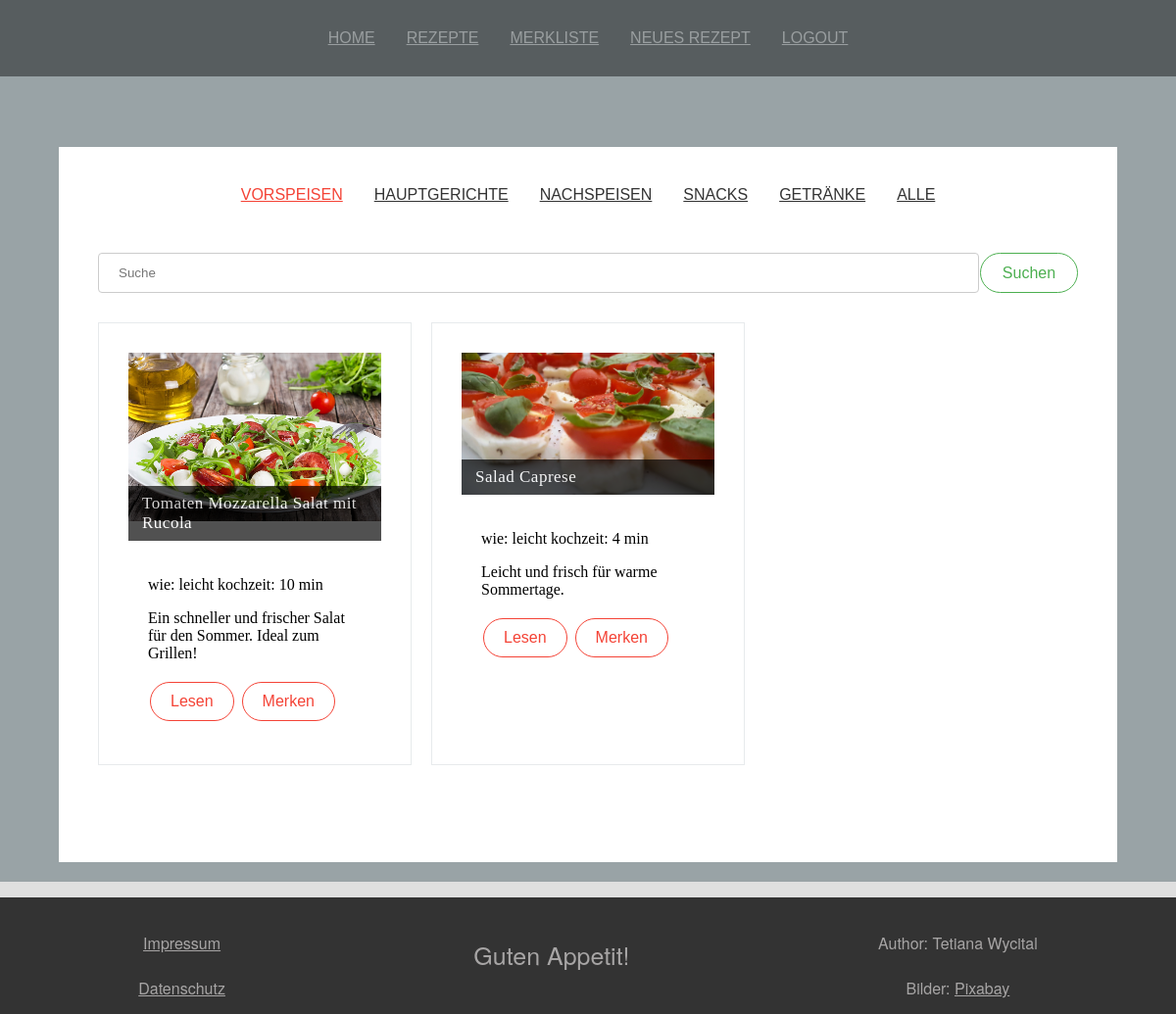
/?link=all&gaengemenue=1 (signed in), run on the app's committed database.
### tables this page shows
CREATE TABLE `gaengemenue` (
  `gaengemenue_num` int(11) NOT NULL,
  `gaengemenue` varchar(30) NOT NULL
);

CREATE TABLE `rezepte` (
  `rezept_num` bigint(20) NOT NULL,
  `rezept_titel` varchar(60) NOT NULL,
  `beschreibung_kurz` varchar(250) NOT NULL,
  `kategorie_num_fk` int(11) NOT NULL,
  `schwierigkeit_num_fk` int(11) NOT NULL,
  `vorbereitungszeit` smallint(6) NOT NULL,
  `kochzeit` smallint(6) NOT NULL,
  `haupt_bild` varchar(250) DEFAULT NULL,
  `portionen` tinyint(2) NOT NULL,
  `zubereitungsart_num_fk` int(11) NOT NULL,
  `gaengemenue_num_fk` int(11) NOT NULL
);

CREATE TABLE `schwierigkeitstufen` (
  `schwierigkeit_num` int(11) NOT NULL,
  `schwierigkeitstufe` varchar(30) NOT NULL
);

### php/recipe.php (the view, shortened to what this page needs)
<div class="container recepies">
    <?php
    $datenbank = mysqli_connect("localhost", "root", "", "rezepte");
    mysqli_query($datenbank, "set names utf8");
    ?>
    <div>
        <ul class="recipe-buttons">
            <?php include("recipe_menue.php"); ?>
        </ul>
    </div>
    <?php
    if (isset($_GET["rezeptnum"])) {
        include("details/recipe_details.php");
    } else {
    ?>
        <form action="?link=all" method="post">
            <div class="suche">
                <input type="text" placeholder="Suche" name="suche" value="<?php echo @$_POST["suche"]; ?>" />
                <input type="submit" class="btn btn-green" value="Suchen" />
            </div>
        </form>
    <?php
        $query = "select r.*, s.schwierigkeitstufe
            from rezepte as r left join schwierigkeitstufen as s
            on s.schwierigkeit_num = r.schwierigkeit_num_fk
            ";
        $additional_info = array();
        if (isset($_GET["gaengemenue"])) {
            $additional_info[] = "gaengemenue_num_fk = " . $_GET["gaengemenue"];
        }
        if (count($additional_info) > 0) {
            $extension = implode(" and ", $additional_info);
            $query .= " where " . $extension;
        }
        $rezept_query = mysqli_query($datenbank, $query);
        echo "<div class='food-container'>";
        while ($rezeptdaten = mysqli_fetch_array($rezept_query)) {
            $rezeptnum = $rezeptdaten["rezept_num"];
            $rezepttitel = $rezeptdaten["rezept_titel"];
            $hauptbild = $rezeptdaten["haupt_bild"];
            $beschreibung = $rezeptdaten["beschreibung_kurz"];
            $kochzeit = $rezeptdaten["kochzeit"];
            $schwierigkeitstufe = $rezeptdaten["schwierigkeitstufe"];
            echo   "<div class='food-item'>
            <img src='uploaded/$hauptbild'>
            <div class='recipe-title'>$rezepttitel</div>
            <div class='text-content'>
                <p>wie: $schwierigkeitstufe
                kochzeit: $kochzeit min</p>
                <p> $beschreibung </p>
                <a href='?link=" . $_GET["link"] . "&rezeptnum=$rezeptnum' class='btn btn-red'>
                    Lesen
                </a>
                <a class='btn btn-red'>
                    Merken
                </a>
            </div>
        </div>";
        }
        echo "</div>";
    }
    ?>
</div>

### php/recipe_menue.php
<?php
$queryGaengemenue = mysqli_query(
    $datenbank,
    "select * from gaengemenue"
);
while (
    $gaengemenuedaten = mysqli_fetch_array($queryGaengemenue)
) {
    $gaengemenuenum = $gaengemenuedaten["gaengemenue_num"];
    $gaengemenue = $gaengemenuedaten["gaengemenue"];
    $auswahl = "dark";
    if (
        isset($_GET["gaengemenue"]) &&
        $_GET["gaengemenue"] == $gaengemenuenum
    ) {
        $auswahl = "bright";
    }
    echo "<li>
            <a href='?link=" . $_GET["link"] .
             "&gaengemenue=$gaengemenuenum' class='$auswahl'>
                $gaengemenue
            </a>
        </li>";
}
$auswahl = (isset($_GET["gaengemenue"]) &&
$_GET["gaengemenue"] == 0 || !isset($_GET["gaengemenue"])) ? "bright" : "dark";
echo "<li>
<a href='?link=" . $_GET["link"] .
 "&gaengemenue=0' class='$auswahl'>
    Alle
</a>
</li>";
?>

### css/styles.css (style rules this page uses)
body { background-color: #dfdfdf; margin: 0 auto; }
.recepies { margin-top: -750px; }
.food-item { background-color: #fff; border: 1px solid #e7eaec; padding: 30px; }
.food-item img { width: 100%; overflow: hidden; position: relative; }
.food-item .recipe-title { font-size: 17px; color: #fff; font-weight: 500; letter-spacing: 0.5px; padding: 8px 14px; position: relative; margin-top: -40px; background-color: rgba(0, 0, 0, .85); opacity: 0.8; }
.food-item .text-content { background-color: #fff; padding: 20px 20px 10px 20px; }
.container { padding: 40px; margin-right: auto; margin-left: auto; width: 1000px; min-height: 650px; position: relative; background-color: #FFF; }
.food-container { display: grid; grid-template-columns: 1fr 1fr 1fr; grid-template-rows: 1fr; gap: 20px 20px; position: relative; margin-top: 20px; }
.recipe-buttons { margin: 0 auto 40px auto; padding: 0 20px; text-align: center; }
.recipe-buttons li { display: inline-block; margin: 0 1em; }
.recipe-buttons a { font-family: 'Oswald', sans-serif; text-align: center; font-size: 16px; font-weight: 300; text-transform: uppercase; }
.dark { color: #333; }
.bright { color: #f44336; }
.btn { background-color: #4CAF50; border: none; color: white; padding: 10px 20px; text-align: center; text-decoration: none; display: inline-block; font-size: 16px; font-family: 'Oswald', sans-serif; margin: 4px 2px; transition-duration: 0.4s; cursor: pointer; border-radius: 50px; }
.btn-red { background-color: white; color: #f44336; border: 1px solid #f44336; }
.btn-green { background-color: white; color: #4CAF50; border: 1px solid #4CAF50; }
form { font-family: Verdana, sans-serif; font-size: 15px; line-height: 1.5; margin-top: 30px; }
input[type=text], input[type=number], select, textarea { width: 100%; padding: 12px 20px; margin: 8px 0; display: inline-block; border: 1px solid #ccc; border-radius: 4px; box-sizing: border-box; }
input[type=submit] { margin-top: 30px; }
.suche { display: grid; grid-template-columns: auto 10%; grid-template-rows: auto; gap: 1px 1px; padding: 5px 0; }
.suche input { margin: 5px 0px; }

### data on the page
gaengemenue: gaengemenue "VORSPEISEN"
gaengemenue: gaengemenue "HAUPTGERICHTE"
gaengemenue: gaengemenue "NACHSPEISEN"
gaengemenue: gaengemenue "SNACKS"
gaengemenue: gaengemenue "GETRÄNKE"
rezepte: haupt_bild (picture), rezept_titel "Tomaten Mozzarella Salat mit Rucola", schwierigkeitstufen.schwierigkeitstufe "leicht", kochzeit "10", beschreibung_kurz "Ein schneller und frischer Salat für den Sommer. Ideal zum Grillen!"
rezepte: haupt_bild (picture), rezept_titel "Salad Caprese", schwierigkeitstufen.schwierigkeitstufe "leicht", kochzeit "4", beschreibung_kurz "Leicht und frisch für warme Sommertage."

### other printed values
$link_name "HOME"
$link_name "REZEPTE"
$link_name "MERKLISTE"
$link_name "NEUES REZEPT"
$link_name "LOGOUT"
